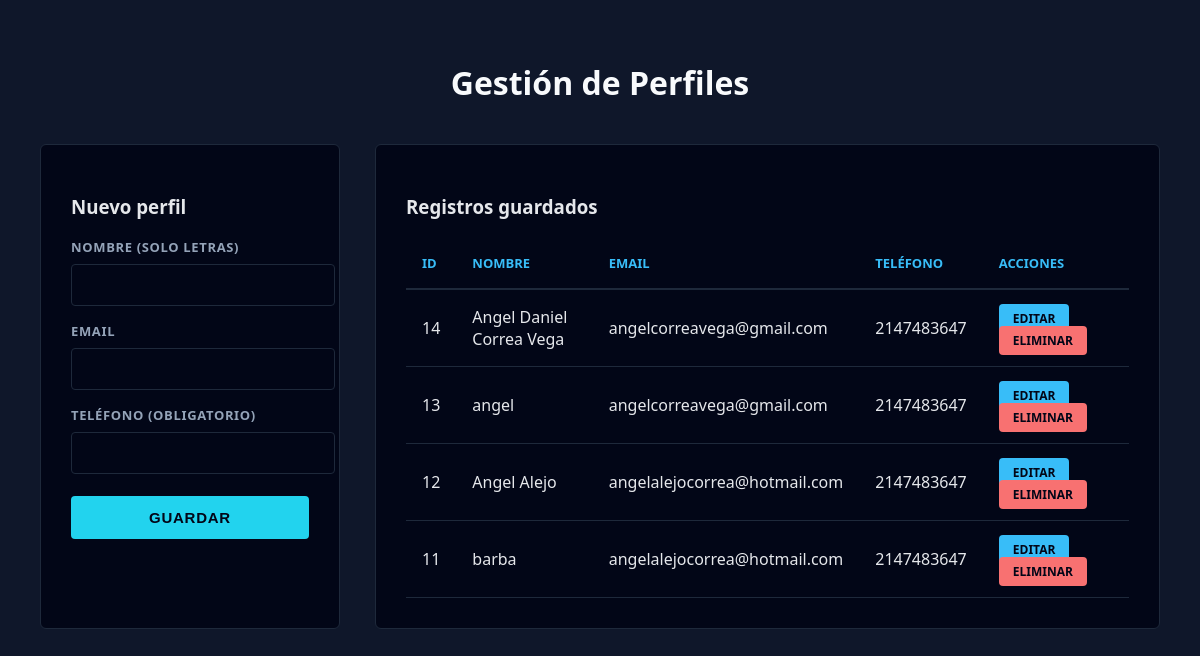
The page / on the database its author committed.
### tables this page shows
CREATE TABLE `perfiles` (
  `id` int(11) NOT NULL,
  `nombre` varchar(100) NOT NULL,
  `email` varchar(100) NOT NULL,
  `telefono` int(20) DEFAULT NULL,
  `creado_en` timestamp NOT NULL DEFAULT current_timestamp()
);

### controllers/perfilesController.php (called while the page is built, shortened)
<?php
$editarData = null;

### views/tabla.php (the view)
<div class="card">
<h3>Registros guardados</h3>
<table class="table">
<tr>
<th>ID</th><th>Nombre</th><th>Email</th><th>Teléfono</th><th>Acciones</th>
</tr>
<?php
$stmt = $conexion->query("SELECT * FROM perfiles ORDER BY id DESC");
foreach($stmt as $fila){
    echo "<tr>
        <td>{$fila['id']}</td>
        <td>{$fila['nombre']}</td>
        <td>{$fila['email']}</td>
        <td>{$fila['telefono']}</td>
        <td>
            <a class='action edit' href='?editar={$fila['id']}'>Editar</a>
            <a class='action delete' onclick=\"return confirm('¿Eliminar registro?')\" href='?eliminar={$fila['id']}'>Eliminar</a>
        </td>
    </tr>";
}
?>
</table>
</div>

### views/header.php (shortened to what this page needs)
<!DOCTYPE html>
<html lang="es">
<head>
</head>
<body>
<h1>Gestión de Perfiles</h1>

### index.php (shortened to what this page needs)
<?php
require_once "config/conexion.php";
require_once "controllers/perfilesController.php";
?>
<?php require_once "views/header.php"; ?>
<div class="layout">
    <?php require_once "views/formulario.php"; ?>
    <?php require_once "views/tabla.php"; ?>
</div>
</body>
</html>

### views/formulario.php (shortened to what this page needs)
<div class="card">
<h3><?= $editarData ? "Editar" : "Nuevo" ?> perfil</h3>
<form method="POST">
<label>Nombre (solo letras)</label>
<input name="nombre" required pattern="[A-Za-záéíóúÁÉÍÓÚñÑ ]+"
value="<?= $editarData['nombre'] ?? '' ?>">
<label>Email</label>
<input name="email" type="email" required
value="<?= $editarData['email'] ?? '' ?>">
<label>Teléfono (obligatorio)</label>
<input name="telefono" required pattern="[0-9]+"
value="<?= $editarData['telefono'] ?? '' ?>">
<?php if($editarData): ?>
<button name="actualizar">Actualizar</button>
<a href="index.php" class="btn-cancel">Cancelar</a>
<?php else: ?>
<button name="crear">Guardar</button>
<?php endif; ?>
</form>
</div>

### views/header.php (style rules this page uses)
body { font-family: 'Segoe UI', system-ui, sans-serif; background:#0f172a; margin:0; padding:40px; color:#e5e7eb; }
h1 { text-align:center; margin-bottom:40px; font-size:32px; font-weight:800; color:#f8fafc; }
.layout { display:grid; grid-template-columns:300px 1fr; gap:35px; max-width:1200px; margin:auto; }
.card { background:#020617; padding:30px; border-radius:6px; border:1px solid #1e293b; }
label { font-weight:600; margin-top:16px; display:block; font-size:13px; color:#94a3b8; text-transform:uppercase; letter-spacing:.05em; }
input { width:100%; padding:12px; margin-top:8px; border-radius:4px; border:1px solid #1e293b; font-size:14px; background:#020617; color:#e5e7eb; }
button { margin-top:22px; width:100%; padding:13px; border:none; border-radius:4px; background:#22d3ee; color:#020617; font-size:15px; font-weight:700; cursor:pointer; text-transform:uppercase; letter-spacing:.05em; }
.table { width:100%; border-collapse:collapse; background:#020617; }
.table th { background:#020617; color:#38bdf8; padding:16px; text-align:left; font-size:13px; text-transform:uppercase; border-bottom:2px solid #1e293b; }
.table td { padding:16px; border-bottom:1px solid #1e293b; color:#e5e7eb; }
.action { padding:6px 14px; border-radius:4px; font-size:12px; text-decoration:none; color:#020617; font-weight:700; text-transform:uppercase; }
.edit { background:#38bdf8; }
.delete { background:#f87171; }

### rows shown on the page
perfiles: id "14", nombre "Angel Daniel Correa Vega", email "angelcorreavega@gmail.com", telefono "2147483647"
perfiles: id "13", nombre "angel", email "angelcorreavega@gmail.com", telefono "2147483647"
perfiles: id "12", nombre "Angel Alejo", email "angelalejocorrea@hotmail.com", telefono "2147483647"
perfiles: id "11", nombre "barba", email "angelalejocorrea@hotmail.com", telefono "2147483647"
